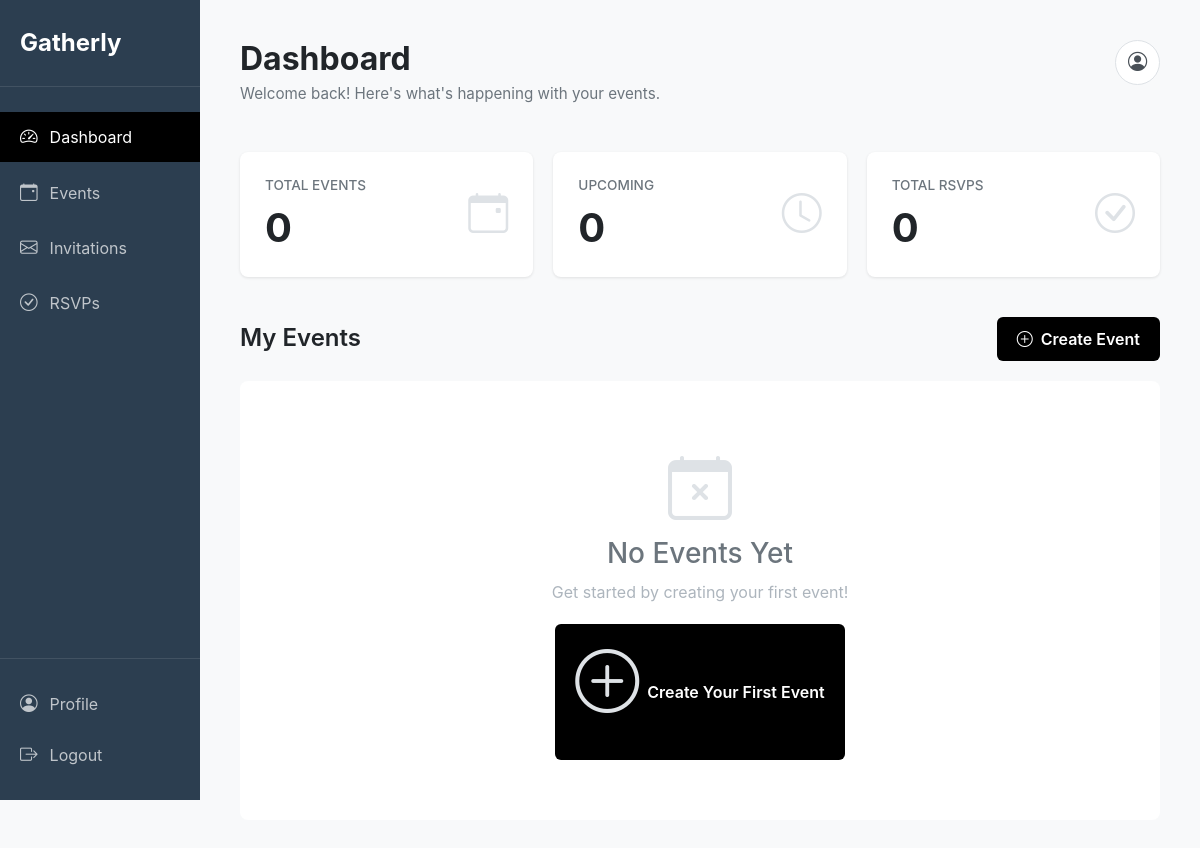
The page /dashboard.php (signed in) on the database as committed earlier.
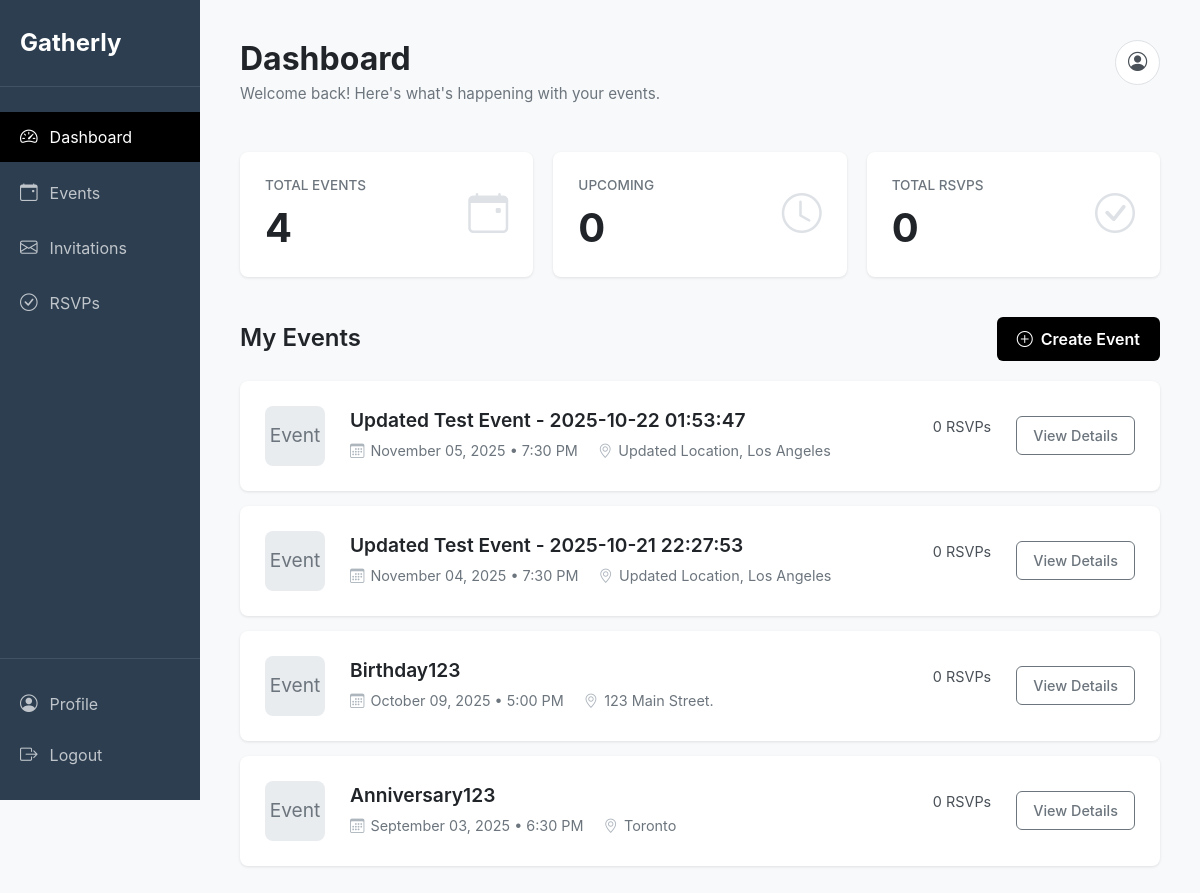
The same page on the database as committed later.
### tables this page shows
CREATE TABLE `events` (
  `event_id` int(11) NOT NULL,
  `host_id` int(11) NOT NULL,
  `title` varchar(255) NOT NULL,
  `description` text DEFAULT NULL,
  `event_date` date NOT NULL,
  `event_time` time NOT NULL,
  `location` varchar(255) DEFAULT NULL,
  `location_lat` decimal(10,8) DEFAULT NULL,
  `location_lng` decimal(11,8) DEFAULT NULL,
  `max_guests` int(11) DEFAULT NULL,
  `status` enum('draft','published','cancelled','completed') NOT NULL DEFAULT 'draft',
  `rsvp_deadline` date DEFAULT NULL,
  `created_at` timestamp NOT NULL DEFAULT current_timestamp(),
  `updated_at` timestamp NOT NULL DEFAULT current_timestamp() ON UPDATE current_timestamp()
);

### dashboard.php (the view, shortened to what this page needs)
<?php
$db = Database::getInstance()->getConnection();
$stmt = $db->prepare("SELECT COUNT(*) as total FROM events WHERE host_id = :user_id");
$stmt->execute([':user_id' => $_SESSION['user_id']]);
$total_events = $stmt->fetchColumn();
$stmt = $db->prepare("SELECT COUNT(*) as total FROM events WHERE host_id = :user_id AND event_date >= CURDATE() AND status = 'published'");
$stmt->execute([':user_id' => $_SESSION['user_id']]);
$upcoming_events = $stmt->fetchColumn();
$stmt = $db->prepare("SELECT COUNT(*) as total FROM rsvps r INNER JOIN events e ON r.event_id = e.event_id WHERE e.host_id = :user_id");
$stmt->execute([':user_id' => $_SESSION['user_id']]);
$total_rsvps = $stmt->fetchColumn();
$stmt = $db->prepare("SELECT * FROM events WHERE host_id = :user_id ORDER BY event_date DESC LIMIT 10");
$stmt->execute([':user_id' => $_SESSION['user_id']]);
$my_events = $stmt->fetchAll();
?>
<!DOCTYPE html>
<html lang="en">
<head>
    <link href="https://cdn.jsdelivr.net/npm/bootstrap@5.3.0/dist/css/bootstrap.min.css" rel="stylesheet">
    <link rel="stylesheet" href="https://cdn.jsdelivr.net/npm/bootstrap-icons@1.11.0/font/bootstrap-icons.css">
</head>
<body>
    <div class="sidebar">
        <div class="sidebar-brand">Gatherly</div>
        <ul class="sidebar-nav">
            <li class="sidebar-nav-item">
                <a href="<?= BASE_URL ?>/dashboard.php" class="sidebar-nav-link active">
                    <i class="bi bi-speedometer2"></i>
                    <span>Dashboard</span>
                </a>
            </li>
            <li class="sidebar-nav-item">
                <a href="<?= BASE_URL ?>/events.php" class="sidebar-nav-link">
                    <i class="bi bi-calendar-event"></i>
                    <span>Events</span>
                </a>
            </li>
            <li class="sidebar-nav-item">
                <a href="<?= BASE_URL ?>/invitations.php" class="sidebar-nav-link">
                    <i class="bi bi-envelope"></i>
                    <span>Invitations</span>
                </a>
            </li>
            <li class="sidebar-nav-item">
                <a href="<?= BASE_URL ?>/rsvps.php" class="sidebar-nav-link">
                    <i class="bi bi-check-circle"></i>
                    <span>RSVPs</span>
                </a>
            </li>
        </ul>
        <div class="sidebar-footer">
            <a href="<?= BASE_URL ?>/profile.php" class="sidebar-nav-link">
                <i class="bi bi-person-circle"></i>
                <span>Profile</span>
            </a>
            <a href="<?= BASE_URL ?>/handlers/logout_handler.php" class="sidebar-nav-link">
                <i class="bi bi-box-arrow-right"></i>
                <span>Logout</span>
            </a>
        </div>
    </div>
    <div class="main-content">
        <div class="page-header">
            <div class="page-header-content">
                <h1 class="page-title">Dashboard</h1>
                <p class="page-subtitle">Welcome back! Here's what's happening with your events.</p>
            </div>
            <a href="<?= BASE_URL ?>/profile.php" class="profile-button" title="Profile">
                <i class="bi bi-person-circle"></i>
            </a>
        </div>
        <div class="stats-grid">
            <div class="stat-card">
                <div class="stat-content">
                    <h6>Total Events</h6>
                    <h2><?= $total_events ?></h2>
                </div>
                <div class="stat-icon">
                    <i class="bi bi-calendar-event"></i>
                </div>
            </div>
            <div class="stat-card">
                <div class="stat-content">
                    <h6>Upcoming</h6>
                    <h2><?= $upcoming_events ?></h2>
                </div>
                <div class="stat-icon">
                    <i class="bi bi-clock"></i>
                </div>
            </div>
            <div class="stat-card">
                <div class="stat-content">
                    <h6>Total RSVPs</h6>
                    <h2><?= $total_rsvps ?></h2>
                </div>
                <div class="stat-icon">
                    <i class="bi bi-check-circle"></i>
                </div>
            </div>
        </div>
        <div class="section-header">
            <h2 class="section-title">My Events</h2>
            <a href="<?= BASE_URL ?>/create_event.php" class="btn-create-event">
                <i class="bi bi-plus-circle"></i>
                Create Event
            </a>
        </div>
        <?php if (count($my_events) > 0): ?>
            <?php foreach ($my_events as $event): ?>
                <div class="event-card">
                    <div class="event-icon">
                        Event
                    </div>
                    <div class="event-content">
                        <h3 class="event-title"><?= htmlspecialchars($event['title']) ?></h3>
                        <div class="event-meta">
                            <div class="event-meta-item">
                                <i class="bi bi-calendar3"></i>
                                <span>
                                    <?= date('F d, Y', strtotime($event['event_date'])) ?>
                                    <?php if (!empty($event['event_time']) && $event['event_time'] !== '00:00:00'): ?>
                                        • <?= date('g:i A', strtotime($event['event_time'])) ?>
                                    <?php endif; ?>
                                </span>
                            </div>
                            <div class="event-meta-item">
                                <i class="bi bi-geo-alt"></i>
                                <span><?= htmlspecialchars($event['location']) ?></span>
                            </div>
                        </div>
                    </div>
                    <div class="event-actions">
                        <span class="event-attendees">
                            <?php
                            $stmt = $db->prepare("SELECT COUNT(*) FROM rsvps WHERE event_id = :event_id AND status = 'yes'");
                            $stmt->execute([':event_id' => $event['event_id']]);
                            $attendees = $stmt->fetchColumn();
                            echo $attendees . ' RSVPs';
                            ?>
                        </span>
                        <a href="<?= BASE_URL ?>/view_event.php?id=<?= $event['event_id'] ?>" class="btn btn-outline-secondary btn-view-details">
                            View Details
                        </a>
                    </div>
                </div>
            <?php endforeach; ?>
        <?php else: ?>
            <div class="empty-state">
                <i class="bi bi-calendar-x"></i>
                <h3>No Events Yet</h3>
                <p>Get started by creating your first event!</p>
                <a href="<?= BASE_URL ?>/create_event.php" class="btn-create-event">
                    <i class="bi bi-plus-circle"></i>
                    Create Your First Event
                </a>
            </div>
        <?php endif; ?>
    </div>
</body>
</html>

### dashboard.php (style rules this page uses)
body { background-color: #f8f9fa; font-family: -apple-system, BlinkMacSystemFont, 'Segoe UI', Roboto, 'Helvetica Neue', Arial, sans-serif; }
.sidebar { background-color: #2c3e50; min-height: 100vh; position: fixed; top: 0; left: 0; width: 200px; padding: 0; display: flex; flex-direction: column; }
.sidebar-brand { color: white; font-size: 1.5rem; font-weight: 700; padding: 25px 20px; border-bottom: 1px solid rgba(255,255,255,0.1); }
.sidebar-nav { list-style: none; padding: 20px 0; margin: 0; flex: 1; }
.sidebar-footer { padding: 20px 0; border-top: 1px solid rgba(255,255,255,0.1); }
.sidebar-nav-item { margin: 5px 0; }
.sidebar-nav-link { display: flex; align-items: center; padding: 12px 20px; color: rgba(255,255,255,0.7); text-decoration: none; transition: all 0.3s; }
.sidebar-nav-link.active { background-color: #000; color: white; }
.sidebar-nav-link i { margin-right: 12px; font-size: 1.1rem; }
.main-content { margin-left: 200px; padding: 40px; }
.page-header { margin-bottom: 30px; display: flex; justify-content: space-between; align-items: flex-start; }
.page-header-content { flex: 1; }
.profile-button { background: white; border: 1px solid #dee2e6; border-radius: 50%; width: 45px; height: 45px; display: flex; align-items: center; justify-content: center; color: #495057; text-decoration: none; font-size: 1.2rem; transition: all 0.3s; }
.page-title { font-size: 2rem; font-weight: 700; margin-bottom: 5px; }
.page-subtitle { color: #6c757d; font-size: 0.95rem; }
.stats-grid { display: grid; grid-template-columns: repeat(auto-fit, minmax(220px, 1fr)); gap: 20px; margin-bottom: 40px; }
.stat-card { background: white; border-radius: 8px; padding: 25px; box-shadow: 0 1px 3px rgba(0,0,0,0.1); display: flex; justify-content: space-between; align-items: center; }
.stat-content h6 { color: #6c757d; font-size: 0.85rem; font-weight: 500; margin-bottom: 10px; text-transform: uppercase; }
.stat-content h2 { font-size: 2.5rem; font-weight: 700; margin: 0; color: #212529; }
.stat-icon { font-size: 2.5rem; color: #dee2e6; }
.section-header { display: flex; justify-content: space-between; align-items: center; margin-bottom: 20px; }
.section-title { font-size: 1.5rem; font-weight: 600; margin: 0; }
.btn-create-event { background: #000; color: white; padding: 10px 20px; border-radius: 6px; text-decoration: none; font-weight: 600; display: inline-flex; align-items: center; gap: 8px; border: none; transition: all 0.3s; }
.event-card { background: white; border-radius: 8px; padding: 25px; margin-bottom: 15px; box-shadow: 0 1px 3px rgba(0,0,0,0.1); display: flex; gap: 25px; align-items: center; }
.event-icon { background: #e9ecef; width: 60px; height: 60px; border-radius: 8px; display: flex; align-items: center; justify-content: center; font-size: 1.2rem; color: #6c757d; flex-shrink: 0; }
.event-content { flex: 1; }
.event-title { font-size: 1.2rem; font-weight: 600; margin-bottom: 8px; color: #212529; }
.event-meta { display: flex; gap: 20px; flex-wrap: wrap; }
.event-meta-item { display: flex; align-items: center; gap: 6px; color: #6c757d; font-size: 0.9rem; }
.event-meta-item i { color: #adb5bd; }
.event-actions { display: flex; gap: 10px; }
.event-attendees { color: #495057; font-size: 0.9rem; margin-right: 15px; }
.btn-view-details { padding: 8px 16px; border-radius: 6px; font-size: 0.9rem; text-decoration: none; font-weight: 500; }
.empty-state { text-align: center; padding: 60px 20px; background: white; border-radius: 8px; }
.empty-state i { font-size: 4rem; color: #dee2e6; margin-bottom: 20px; }
.empty-state h3 { color: #6c757d; margin-bottom: 10px; }
.empty-state p { color: #adb5bd; margin-bottom: 20px; }

Rows that differ between the two databases and show on the page:
added events: title "Updated Test Event - 2025-10-22 01:53:47", event_date "November 05, 2025", event_time "7:30 PM", location "Updated Location, Los Angeles", attendees "0"
added events: title "Updated Test Event - 2025-10-21 22:27:53", event_date "November 04, 2025", event_time "7:30 PM", location "Updated Location, Los Angeles", attendees "0"
added events: title "Birthday123", event_date "October 09, 2025", event_time "5:00 PM", location "123 Main Street.", attendees "0"
added events: title "Anniversary123", event_date "September 03, 2025", event_time "6:30 PM", location "Toronto", attendees "0"
Other text that changed with them:
$total_events: "0" → "4"
text no longer shown: "No Events Yet Get started by creating your first event! Create Your First Event"
